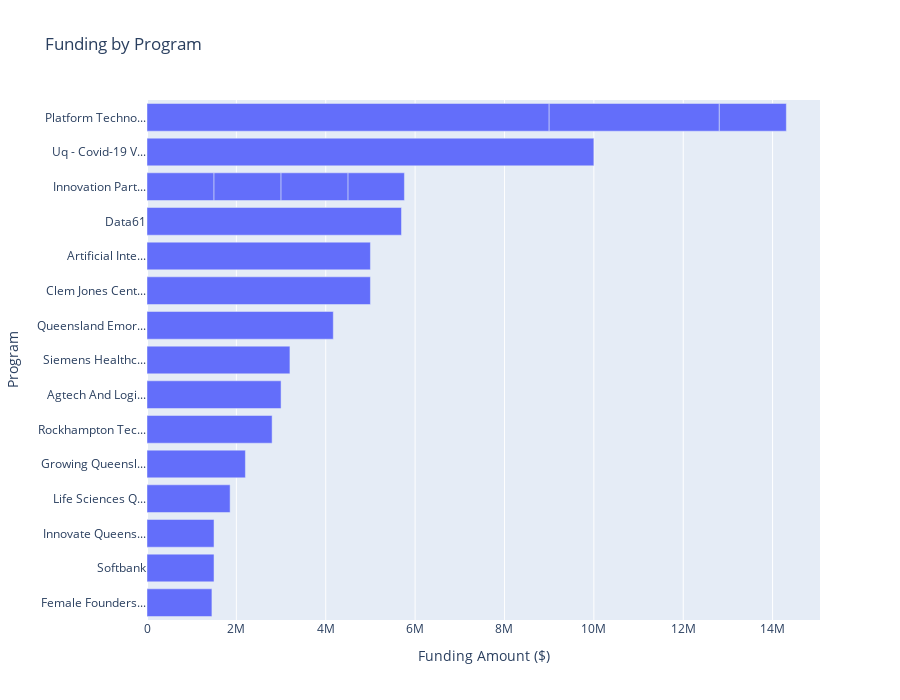

The cell this chart's notebook holds for it:
### Markdown cell above
#### Chart - Funding by Program

#### Observation

- **Top-funded programs**:
    - The Platform Technology Program and UQ - Covid-19 Vaccine Development are the most generously funded initiatives, each securing in excess of $9 million.
    - This signifies a substantial allocation of funds towards technological and healthcare endeavors, particularly in response to the COVID-19 pandemic.

- **Middle Tier Funding**:
    - Initiatives such as Innovation Partnership, Data61, and the Artificial Intelligence Hub also garner considerable backing, with funding ranging from $5 to $7 million.
    - This indicates a notable emphasis on innovation and emerging technologies.

- **Lower Tier Funding**:
    - Initiatives ranked at the lower end of the top 20 list, such as Softbank and Female Founders, receive notably lesser financial support, ranging from $1 million to $2 million.
    - This may pertain to endeavors on a smaller scale or within more specialized investment areas.

- **Funding Focus Areas**:
    - The allocation of funding underscores key focus areas: technology, healthcare, innovation, and specific targeted endeavors like Female Founders. These areas are likely given priority due to their potential for substantial impact and expansion. 
    
- **Overall Funding Distribution:**: 
    - The chart illustrates a broad spectrum of funding allocations, suggesting a diverse investment portfolio spanning various initiatives. This may reflect a well-rounded funding strategy aimed at ensuring diverse sectors and initiatives receive requisite backing.

### Code cell
# Top 20 Funding by program
# Sort by 'Actual Contractual Commitment ($)' in descending order and select top 20
df_sorted = df.sort_values(by='Actual Contractual Commitment ($)', ascending=False).head(20)

# Truncate program names for display and keep full names for hover data
df_sorted['Short Program Name'] = df_sorted['Program'].apply(lambda x: x if len(x) <= 15 else x[:15] + '...')

# Create the bar plot
fig = px.bar(
    df_sorted,
    x='Actual Contractual Commitment ($)',
    y='Short Program Name',
    title='Funding by Program',
    labels={'Actual Contractual Commitment ($)': 'Funding Amount ($)', 'Short Program Name': 'Program'},
    hover_data={'Program': True},
    orientation='h',
    height=700
)

fig.update_layout(
    yaxis={'categoryorder':'total ascending'},
    xaxis_title='Funding Amount ($)',
    yaxis_title='Program'
)

fig.show()

### Figure 1 — Plotly figure (JSON) as saved in the notebook; plotly's stock layout.template omitted (floating-point values rounded to 4 significant figures)
{"data": [{"alignmentgroup": "True", "customdata": [["Uq - Covid-19 Vaccine"], ["Platform Technology Program"], ["Data61"], ["Clem Jones Centre For Ageing Dementia Research"], ["Artificial Intelligence Hub"], ["Queensland Emory Drug Discovery Initiative"], ["Platform Technology Program"], ["Siemens Healthcare"], ["Agtech And Logistics Hub"], ["Rockhampton Technology And Innovation Centre"], ["Growing Queensland'S Companies"], ["Life Sciences Queensland"], ["Platform Technology Program"], ["Softbank"], ["Innovation Partnerships Grants"], ["Innovate Queensland"], ["Innovation Partnerships Grants"], ["Innovation Partnerships Grants"], ["Female Founders Program"], ["Innovation Partnerships Grants"]], "hovertemplate": "Funding Amount ($)=%{x}<br>Program=%{customdata[0]}<extra></extra>", "legendgroup": "", "marker": {"color": "#636efa", "pattern": {"shape": ""}}, "name": "", "offsetgroup": "", "orientation": "h", "showlegend": false, "textposition": "auto", "type": "bar", "x": [10000000, 9000000, 5695000, 5000000, 5000000, 4169000, 3807672, 3198649, 3000000, 2800000, 2202334, 1860000, 1500000, 1500000, 1500000, 1500000, 1500000, 1499710, 1452855, 1260949], "xaxis": "x", "y": ["Uq - Covid-19 V...", "Platform Techno...", "Data61", "Clem Jones Cent...", "Artificial Inte...", "Queensland Emor...", "Platform Techno...", "Siemens Healthc...", "Agtech And Logi...", "Rockhampton Tec...", "Growing Queensl...", "Life Sciences Q...", "Platform Techno...", "Softbank", "Innovation Part...", "Innovate Queens...", "Innovation Part...", "Innovation Part...", "Female Founders...", "Innovation Part..."], "yaxis": "y"}], "layout": {"barmode": "relative", "height": 700, "legend": {"tracegroupgap": 0}, "title": {"text": "Funding by Program"}, "xaxis": {"anchor": "y", "domain": [0, 1], "title": {"text": "Funding Amount ($)"}}, "yaxis": {"anchor": "x", "categoryorder": "total ascending", "domain": [0, 1], "title": {"text": "Program"}}}}
